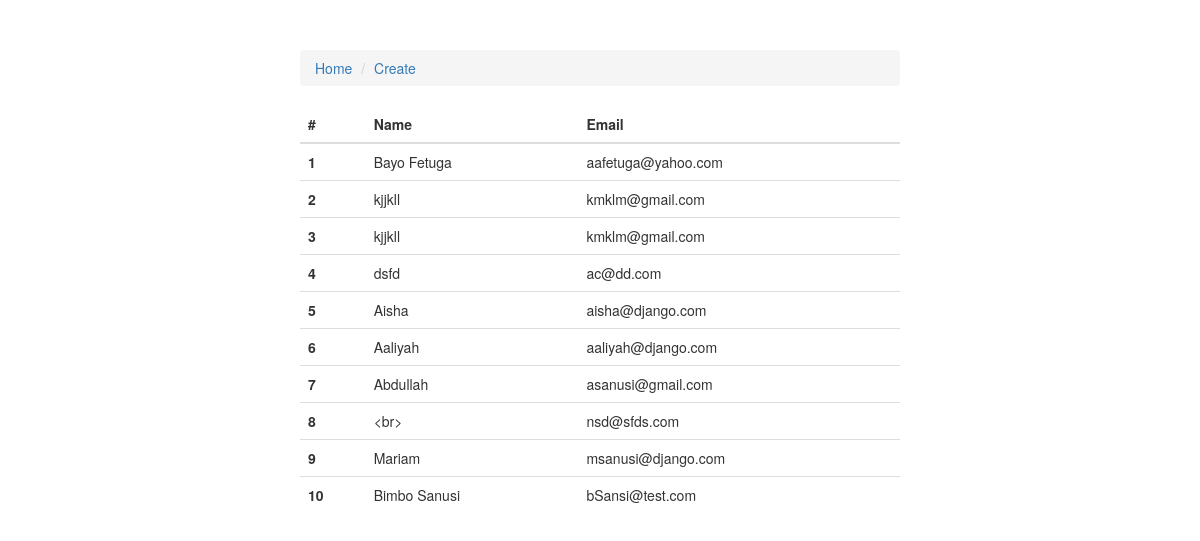
Page /list/ on the committed database.
### entry/models.py (models this page shows, shortened)
class Human(models.Model):
    name = models.CharField(max_length=40)
    email = models.CharField(max_length=40)

### seed/views.py (the view)
# urls.py: url(r'^list/$', list_entries),
def list_entries(request):
    humans = Human.objects.all()
    return render_form(request, 'list.html', {'humans': humans})

### seed/views.py (called while the page is built)
def render_form(request, filename, context={}):
    return render(request, filename, Context(context))

### templates/list.html (shortened to what this page needs)
{% extends 'base.html' %}
{% block content %}
<ol class="breadcrumb">
<li class="breadcrumb-item"><a href="../">Home</a></li>
<li class="breadcrumb-item"><a href="../create">Create</a></li>
</ol>
    <table class="table">
  <thead>
    <tr>
      <th>#</th>
      <th>Name</th>
      <th>Email</th>
    </tr>
  </thead>
  <tbody>
  {% for human in humans %}
    <tr>
      <th scope="row">{{ forloop.counter }}</th>
      <td>{{ human.name }}</td>
      <td>{{ human.email }}</td>
    </tr>
  {% endfor %}
  </tbody>
</table>
{% endblock %}

### templates/base.html (shortened to what this page needs)
<!DOCTYPE html>
<html lang="en">
<head>
    <link rel="stylesheet" href="https://maxcdn.bootstrapcdn.com/bootstrap/3.3.1/css/bootstrap.min.css">
</head>
<body style="
            width: 700px;
            margin: 0 auto;
            padding: 50px;
        ">
{% block content %}
{% endblock %}
</body>
</html>

### rows in the picture
Human: name "Bayo Fetuga", email "aafetuga@yahoo.com"
Human: name "kjjkll", email "kmklm@gmail.com"
Human: name "kjjkll", email "kmklm@gmail.com"
Human: name "dsfd", email "ac@dd.com"
Human: name "Aisha", email "aisha@django.com"
Human: name "Aaliyah", email "aaliyah@django.com"
Human: name "Abdullah", email "asanusi@gmail.com"
Human: name "<br>", email "nsd@sfds.com"
Human: name "Mariam", email "msanusi@django.com"
Human: name "Bimbo Sanusi", email "bSansi@test.com"
